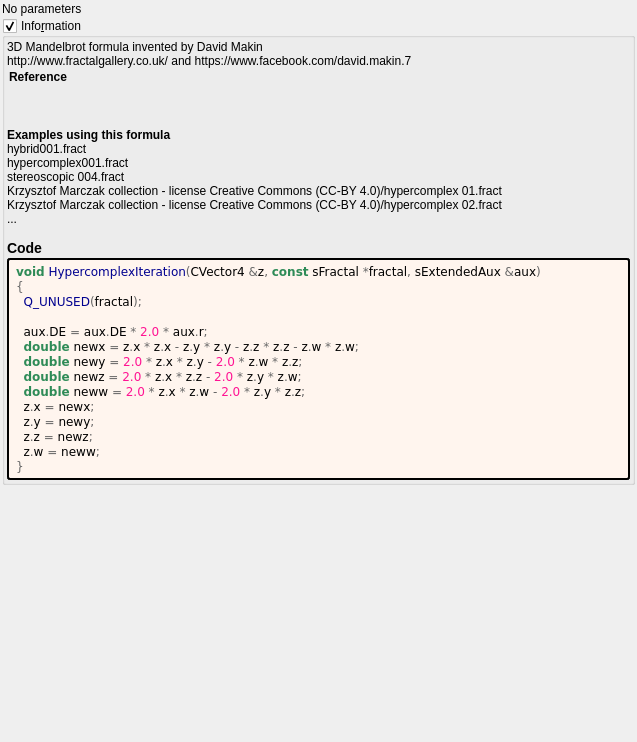
<?xml version="1.0" encoding="UTF-8"?>
<ui version="4.0">
 <class>hypercomplex</class>
 <widget class="QWidget" name="Form">
  <property name="geometry">
   <rect>
    <x>0</x>
    <y>0</y>
    <width>637</width>
    <height>742</height>
   </rect>
  </property>
  <property name="windowTitle">
   <string notr="true">hypercomplex</string>
  </property>
  <layout class="QVBoxLayout" name="verticalLayout">
   <property name="spacing">
    <number>2</number>
   </property>
   <property name="leftMargin">
    <number>2</number>
   </property>
   <property name="topMargin">
    <number>2</number>
   </property>
   <property name="rightMargin">
    <number>2</number>
   </property>
   <property name="bottomMargin">
    <number>2</number>
   </property>
   <item>
    <widget class="QLabel" name="label">
     <property name="text">
      <string>No parameters</string>
     </property>
    </widget>
   </item>
   <item>
    <widget class="MyGroupBox" name="groupCheck_info">
     <property name="title">
      <string>Info&amp;rmation</string>
     </property>
     <property name="flat">
      <bool>false</bool>
     </property>
     <property name="checkable">
      <bool>true</bool>
     </property>
     <layout class="QVBoxLayout" name="verticalLayout_2">
      <property name="spacing">
       <number>2</number>
      </property>
      <property name="leftMargin">
       <number>2</number>
      </property>
      <property name="topMargin">
       <number>2</number>
      </property>
      <property name="rightMargin">
       <number>2</number>
      </property>
      <property name="bottomMargin">
       <number>2</number>
      </property>
      <item>
       <widget class="QLabel" name="label_information_general">
        <property name="text">
         <string notr="true">&lt;p&gt;3D Mandelbrot formula invented by David Makin&lt;br&gt;http://www.fractalgallery.co.uk/ and https://www.facebook.com/david.makin.7&lt;/p&gt;&lt;table&gt;
&lt;tr&gt;&lt;th&gt;Reference&lt;/th&gt;&lt;td&gt;&lt;a href=&quot;&quot;&gt;&lt;br&gt;
&lt;a href=&quot;&quot;&gt;&lt;br&gt;
&lt;a href=&quot;&quot;&gt;&lt;br&gt;
&lt;/td&gt;&lt;/tr&gt;
&lt;/table&gt;
&lt;br&gt;&lt;b&gt;Examples using this formula&lt;/b&gt;&lt;br&gt;hybrid001.fract&lt;br&gt;hypercomplex001.fract&lt;br&gt;stereoscopic 004.fract&lt;br&gt;Krzysztof Marczak collection - license Creative Commons (CC-BY 4.0)/hypercomplex 01.fract&lt;br&gt;Krzysztof Marczak collection - license Creative Commons (CC-BY 4.0)/hypercomplex 02.fract&lt;br&gt;...&lt;h3&gt;Code&lt;/h3&gt;</string>
        </property>
        <property name="wordWrap">
         <bool>true</bool>
        </property>
        <property name="openExternalLinks">
         <bool>true</bool>
        </property>
        <property name="textInteractionFlags">
         <set>Qt::LinksAccessibleByMouse|Qt::TextSelectableByMouse</set>
        </property>
       </widget>
      </item>
      <item>
       <widget class="QLabel" name="label_code_content">
        <property name="styleSheet">
         <string notr="true">border-style: outset; border-width: 2px; border-radius: 3px; border-color: black; background-color: #fff5ee; padding: 4px;</string>
        </property>
        <property name="text">
         <string notr="true">&lt;body style=&quot;background-color:#fff5ee&quot;&gt;
&lt;pre style=&quot;color:#000000; background-color:#fff5ee;  font-family:'Courier New',monospace;&quot;&gt;&lt;span style=&quot;color:#2e8b57; font-weight:bold&quot;&gt;void&lt;/span&gt; &lt;span style=&quot;color:#00008f&quot;&gt;HypercomplexIteration&lt;/span&gt;&lt;span style=&quot;color:#676767&quot;&gt;(&lt;/span&gt;CVector4 &lt;span style=&quot;color:#676767&quot;&gt;&amp;amp;&lt;/span&gt;z&lt;span style=&quot;color:#676767&quot;&gt;,&lt;/span&gt; &lt;span style=&quot;color:#2e8b57; font-weight:bold&quot;&gt;const&lt;/span&gt; sFractal &lt;span style=&quot;color:#676767&quot;&gt;*&lt;/span&gt;fractal&lt;span style=&quot;color:#676767&quot;&gt;,&lt;/span&gt; sExtendedAux &lt;span style=&quot;color:#676767&quot;&gt;&amp;amp;&lt;/span&gt;aux&lt;span style=&quot;color:#676767&quot;&gt;)&lt;/span&gt;
&lt;span style=&quot;color:#676767&quot;&gt;{&lt;/span&gt;
  &lt;span style=&quot;color:#00008f&quot;&gt;Q_UNUSED&lt;/span&gt;&lt;span style=&quot;color:#676767&quot;&gt;(&lt;/span&gt;fractal&lt;span style=&quot;color:#676767&quot;&gt;);&lt;/span&gt;

  aux&lt;span style=&quot;color:#676767&quot;&gt;.&lt;/span&gt;DE &lt;span style=&quot;color:#676767&quot;&gt;=&lt;/span&gt; aux&lt;span style=&quot;color:#676767&quot;&gt;.&lt;/span&gt;DE &lt;span style=&quot;color:#676767&quot;&gt;*&lt;/span&gt; &lt;span style=&quot;color:#ff1493&quot;&gt;2.0&lt;/span&gt; &lt;span style=&quot;color:#676767&quot;&gt;*&lt;/span&gt; aux&lt;span style=&quot;color:#676767&quot;&gt;.&lt;/span&gt;r&lt;span style=&quot;color:#676767&quot;&gt;;&lt;/span&gt;
  &lt;span style=&quot;color:#2e8b57; font-weight:bold&quot;&gt;double&lt;/span&gt; newx &lt;span style=&quot;color:#676767&quot;&gt;=&lt;/span&gt; z&lt;span style=&quot;color:#676767&quot;&gt;.&lt;/span&gt;x &lt;span style=&quot;color:#676767&quot;&gt;*&lt;/span&gt; z&lt;span style=&quot;color:#676767&quot;&gt;.&lt;/span&gt;x &lt;span style=&quot;color:#676767&quot;&gt;-&lt;/span&gt; z&lt;span style=&quot;color:#676767&quot;&gt;.&lt;/span&gt;y &lt;span style=&quot;color:#676767&quot;&gt;*&lt;/span&gt; z&lt;span style=&quot;color:#676767&quot;&gt;.&lt;/span&gt;y &lt;span style=&quot;color:#676767&quot;&gt;-&lt;/span&gt; z&lt;span style=&quot;color:#676767&quot;&gt;.&lt;/span&gt;z &lt;span style=&quot;color:#676767&quot;&gt;*&lt;/span&gt; z&lt;span style=&quot;color:#676767&quot;&gt;.&lt;/span&gt;z &lt;span style=&quot;color:#676767&quot;&gt;-&lt;/span&gt; z&lt;span style=&quot;color:#676767&quot;&gt;.&lt;/span&gt;w &lt;span style=&quot;color:#676767&quot;&gt;*&lt;/span&gt; z&lt;span style=&quot;color:#676767&quot;&gt;.&lt;/span&gt;w&lt;span style=&quot;color:#676767&quot;&gt;;&lt;/span&gt;
  &lt;span style=&quot;color:#2e8b57; font-weight:bold&quot;&gt;double&lt;/span&gt; newy &lt;span style=&quot;color:#676767&quot;&gt;=&lt;/span&gt; &lt;span style=&quot;color:#ff1493&quot;&gt;2.0&lt;/span&gt; &lt;span style=&quot;color:#676767&quot;&gt;*&lt;/span&gt; z&lt;span style=&quot;color:#676767&quot;&gt;.&lt;/span&gt;x &lt;span style=&quot;color:#676767&quot;&gt;*&lt;/span&gt; z&lt;span style=&quot;color:#676767&quot;&gt;.&lt;/span&gt;y &lt;span style=&quot;color:#676767&quot;&gt;-&lt;/span&gt; &lt;span style=&quot;color:#ff1493&quot;&gt;2.0&lt;/span&gt; &lt;span style=&quot;color:#676767&quot;&gt;*&lt;/span&gt; z&lt;span style=&quot;color:#676767&quot;&gt;.&lt;/span&gt;w &lt;span style=&quot;color:#676767&quot;&gt;*&lt;/span&gt; z&lt;span style=&quot;color:#676767&quot;&gt;.&lt;/span&gt;z&lt;span style=&quot;color:#676767&quot;&gt;;&lt;/span&gt;
  &lt;span style=&quot;color:#2e8b57; font-weight:bold&quot;&gt;double&lt;/span&gt; newz &lt;span style=&quot;color:#676767&quot;&gt;=&lt;/span&gt; &lt;span style=&quot;color:#ff1493&quot;&gt;2.0&lt;/span&gt; &lt;span style=&quot;color:#676767&quot;&gt;*&lt;/span&gt; z&lt;span style=&quot;color:#676767&quot;&gt;.&lt;/span&gt;x &lt;span style=&quot;color:#676767&quot;&gt;*&lt;/span&gt; z&lt;span style=&quot;color:#676767&quot;&gt;.&lt;/span&gt;z &lt;span style=&quot;color:#676767&quot;&gt;-&lt;/span&gt; &lt;span style=&quot;color:#ff1493&quot;&gt;2.0&lt;/span&gt; &lt;span style=&quot;color:#676767&quot;&gt;*&lt;/span&gt; z&lt;span style=&quot;color:#676767&quot;&gt;.&lt;/span&gt;y &lt;span style=&quot;color:#676767&quot;&gt;*&lt;/span&gt; z&lt;span style=&quot;color:#676767&quot;&gt;.&lt;/span&gt;w&lt;span style=&quot;color:#676767&quot;&gt;;&lt;/span&gt;
  &lt;span style=&quot;color:#2e8b57; font-weight:bold&quot;&gt;double&lt;/span&gt; neww &lt;span style=&quot;color:#676767&quot;&gt;=&lt;/span&gt; &lt;span style=&quot;color:#ff1493&quot;&gt;2.0&lt;/span&gt; &lt;span style=&quot;color:#676767&quot;&gt;*&lt;/span&gt; z&lt;span style=&quot;color:#676767&quot;&gt;.&lt;/span&gt;x &lt;span style=&quot;color:#676767&quot;&gt;*&lt;/span&gt; z&lt;span style=&quot;color:#676767&quot;&gt;.&lt;/span&gt;w &lt;span style=&quot;color:#676767&quot;&gt;-&lt;/span&gt; &lt;span style=&quot;color:#ff1493&quot;&gt;2.0&lt;/span&gt; &lt;span style=&quot;color:#676767&quot;&gt;*&lt;/span&gt; z&lt;span style=&quot;color:#676767&quot;&gt;.&lt;/span&gt;y &lt;span style=&quot;color:#676767&quot;&gt;*&lt;/span&gt; z&lt;span style=&quot;color:#676767&quot;&gt;.&lt;/span&gt;z&lt;span style=&quot;color:#676767&quot;&gt;;&lt;/span&gt;
  z&lt;span style=&quot;color:#676767&quot;&gt;.&lt;/span&gt;x &lt;span style=&quot;color:#676767&quot;&gt;=&lt;/span&gt; newx&lt;span style=&quot;color:#676767&quot;&gt;;&lt;/span&gt;
  z&lt;span style=&quot;color:#676767&quot;&gt;.&lt;/span&gt;y &lt;span style=&quot;color:#676767&quot;&gt;=&lt;/span&gt; newy&lt;span style=&quot;color:#676767&quot;&gt;;&lt;/span&gt;
  z&lt;span style=&quot;color:#676767&quot;&gt;.&lt;/span&gt;z &lt;span style=&quot;color:#676767&quot;&gt;=&lt;/span&gt; newz&lt;span style=&quot;color:#676767&quot;&gt;;&lt;/span&gt;
  z&lt;span style=&quot;color:#676767&quot;&gt;.&lt;/span&gt;w &lt;span style=&quot;color:#676767&quot;&gt;=&lt;/span&gt; neww&lt;span style=&quot;color:#676767&quot;&gt;;&lt;/span&gt;
&lt;span style=&quot;color:#676767&quot;&gt;}&lt;/span&gt;
&lt;/pre&gt;
&lt;/body&gt;</string>
        </property>
        <property name="wordWrap">
         <bool>true</bool>
        </property>
        <property name="openExternalLinks">
         <bool>true</bool>
        </property>
        <property name="textInteractionFlags">
         <set>Qt::LinksAccessibleByMouse|Qt::TextSelectableByMouse</set>
        </property>
       </widget>
      </item>
     </layout>
    </widget>
   </item>
   <item>
    <spacer name="verticalSpacer">
     <property name="orientation">
      <enum>Qt::Vertical</enum>
     </property>
     <property name="sizeHint" stdset="0">
      <size>
       <width>20</width>
       <height>40</height>
      </size>
     </property>
    </spacer>
   </item>
  </layout>
 </widget>
 <customwidgets>
  <customwidget>
   <class>MyGroupBox</class>
   <extends>QGroupBox</extends>
   <header>my_group_box.h</header>
   <container>1</container>
  </customwidget>
 </customwidgets>
 <tabstops>
  <tabstop>groupCheck_info</tabstop>
 </tabstops>
 <resources/>
 <connections/>
</ui>
